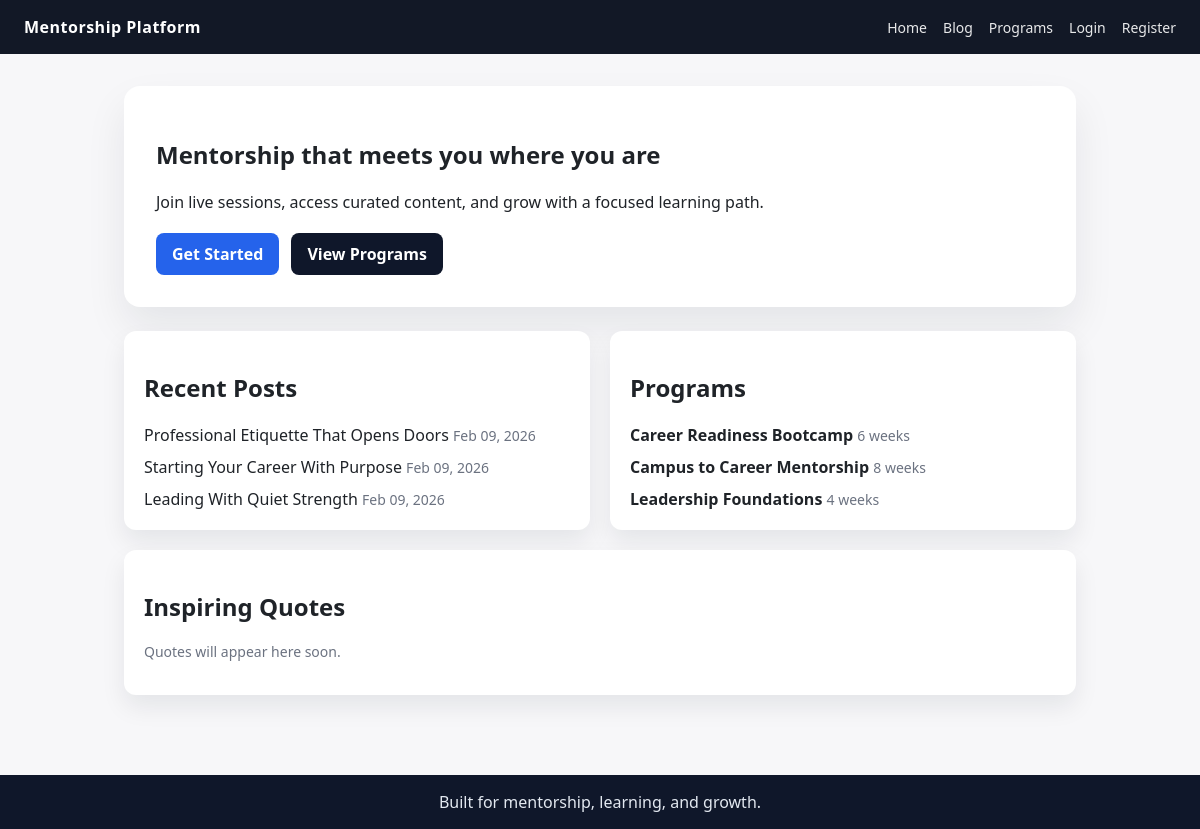
The page / on the database its author committed.
### app/models.py (models this page shows)
class Post(db.Model):
    id = db.Column(db.Integer, primary_key=True)
    title = db.Column(db.String(200))
    content = db.Column(db.Text)
    created_at = db.Column(db.DateTime, default=datetime.utcnow)

class Program(db.Model):
    id = db.Column(db.Integer, primary_key=True)
    title = db.Column(db.String(150))
    description = db.Column(db.Text)
    duration = db.Column(db.String(50))

### app/routes.py (the view)
@main.route("/")
def index():
    recent_posts = Post.query.order_by(Post.created_at.desc()).limit(3).all()
    programs = Program.query.all()
    quotes = Quote.query.order_by(Quote.created_at.desc()).limit(5).all()
    return render_template("index.html", posts=recent_posts, programs=programs, quotes=quotes)

### templates/index.html (shortened to what this page needs)
{% extends "base.html" %}
{% block content %}
<section class="hero">
	<h1>Mentorship that meets you where you are</h1>
	<p>Join live sessions, access curated content, and grow with a focused learning path.</p>
	<div class="actions">
		<a class="button" href="{{ url_for('auth.register') }}">Get Started</a>
		<a class="button secondary" href="{{ url_for('main.programs') }}">View Programs</a>
	</div>
</section>
<section class="grid">
	<div class="card">
		<h2>Recent Posts</h2>
		{% if posts %}
			<ul class="list">
				{% for post in posts %}
					<li>
						<a href="{{ url_for('main.post_detail', post_id=post.id) }}">{{ post.title }}</a>
						<span class="muted">{{ post.created_at.strftime('%b %d, %Y') }}</span>
					</li>
				{% endfor %}
			</ul>
		{% else %}
			<p class="muted">No posts yet.</p>
		{% endif %}
	</div>
	<div class="card">
		<h2>Programs</h2>
		{% if programs %}
			<ul class="list">
				{% for program in programs %}
					<li>
						<strong>{{ program.title }}</strong>
						<span class="muted">{{ program.duration }}</span>
					</li>
				{% endfor %}
			</ul>
		{% else %}
			<p class="muted">Programs coming soon.</p>
		{% endif %}
	</div>
</section>
<section class="stack">
	<div class="card">
		<h2>Inspiring Quotes</h2>
		{% if quotes %}
			<ul class="list">
				{% for quote in quotes %}
					<li>
						<p>"{{ quote.text }}"</p>
						{% if quote.author %}
							<span class="muted">- {{ quote.author }}</span>
						{% endif %}
					</li>
				{% endfor %}
			</ul>
		{% else %}
			<p class="muted">Quotes will appear here soon.</p>
		{% endif %}
	</div>
</section>
{% endblock %}

### templates/base.html (shortened to what this page needs)
<!doctype html>
<html lang="en">
	<head>
		<link rel="stylesheet" href="{{ url_for('static', filename='style.css') }}">
	</head>
	<body>
		<header class="site-header">
			<div class="logo">Mentorship Platform</div>
			<nav class="nav">
				<a href="{{ url_for('main.index') }}">Home</a>
				<a href="{{ url_for('main.blog') }}">Blog</a>
				<a href="{{ url_for('main.programs') }}">Programs</a>
				{% if current_user.is_authenticated %}
					<a href="{{ url_for('main.content') }}">Content</a>
					<a href="{{ url_for('main.live') }}">Live</a>
					<a href="{{ url_for('main.dashboard') }}">Dashboard</a>
					{% if current_user.role == "admin" %}
						<a href="{{ url_for('admin.dashboard') }}">Admin</a>
					{% endif %}
					<a href="{{ url_for('auth.logout') }}">Logout</a>
				{% else %}
					<a href="{{ url_for('auth.login') }}">Login</a>
					<a href="{{ url_for('auth.register') }}">Register</a>
				{% endif %}
			</nav>
		</header>
		<main class="container">
			{% block content %}{% endblock %}
		</main>
		<footer class="site-footer">
			<span>Built for mentorship, learning, and growth.</span>
		</footer>
	</body>
</html>

### static/style.css (style rules this page uses)
* { box-sizing: border-box; }
body { margin: 0; font-family: "Segoe UI", Tahoma, sans-serif; background: #f7f7f9; color: #1f2328; }
a { color: inherit; text-decoration: none; }
.site-header { background: #121826; color: #fff; padding: 16px 24px; display: flex; align-items: center; justify-content: space-between; gap: 24px; }
.logo { font-weight: 700; letter-spacing: 0.5px; }
.nav { display: flex; flex-wrap: wrap; gap: 16px; font-size: 14px; }
.nav a { color: #fff; opacity: 0.9; }
.container { max-width: 1000px; margin: 32px auto; padding: 0 24px 48px; }
.hero { background: #fff; padding: 32px; border-radius: 16px; box-shadow: 0 20px 40px rgba(18, 24, 38, 0.08); }
.actions { margin-top: 20px; display: flex; flex-wrap: wrap; gap: 12px; }
.button { background: #2563eb; color: #fff; padding: 10px 16px; border-radius: 8px; border: none; cursor: pointer; display: inline-block; font-weight: 600; }
.button.secondary { background: #0f172a; }
.grid { display: grid; grid-template-columns: repeat(auto-fit, minmax(240px, 1fr)); gap: 20px; margin-top: 24px; }
.stack { display: grid; gap: 16px; margin-top: 20px; }
.card { background: #fff; padding: 20px; border-radius: 12px; box-shadow: 0 12px 24px rgba(15, 23, 42, 0.08); }
.list { list-style: none; padding: 0; margin: 0; display: grid; gap: 10px; }
.actions { display: flex; gap: 12px; }
.muted { color: #6b7280; font-size: 14px; }
.site-footer { background: #0f172a; color: #e2e8f0; padding: 16px 24px; text-align: center; }

### rows shown on the page
Post: title "Professional Etiquette That Opens Doors", created_at "Feb 09, 2026"
Post: title "Starting Your Career With Purpose", created_at "Feb 09, 2026"
Post: title "Leading With Quiet Strength", created_at "Feb 09, 2026"
Program: title "Career Readiness Bootcamp", duration "6 weeks"
Program: title "Campus to Career Mentorship", duration "8 weeks"
Program: title "Leadership Foundations", duration "4 weeks"
